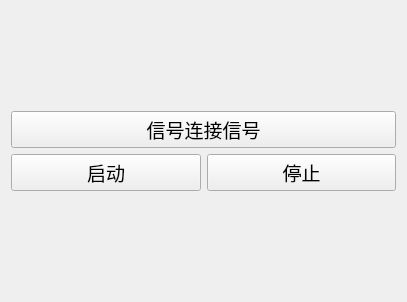
<?xml version="1.0" encoding="UTF-8"?>
<ui version="4.0">
 <class>MyWidget</class>
 <widget class="QWidget" name="MyWidget">
  <property name="geometry">
   <rect>
    <x>0</x>
    <y>0</y>
    <width>407</width>
    <height>302</height>
   </rect>
  </property>
  <property name="windowTitle">
   <string>MyWidget</string>
  </property>
  <layout class="QVBoxLayout" name="verticalLayout">
   <item>
    <spacer name="verticalSpacer">
     <property name="orientation">
      <enum>Qt::Orientation::Vertical</enum>
     </property>
     <property name="sizeHint" stdset="0">
      <size>
       <width>20</width>
       <height>40</height>
      </size>
     </property>
    </spacer>
   </item>
   <item>
    <widget class="QPushButton" name="btnSginal2Signal">
     <property name="font">
      <font>
       <pointsize>14</pointsize>
      </font>
     </property>
     <property name="text">
      <string>信号连接信号</string>
     </property>
    </widget>
   </item>
   <item>
    <layout class="QHBoxLayout" name="horizontalLayout">
     <item>
      <widget class="QPushButton" name="btnStart">
       <property name="font">
        <font>
         <pointsize>14</pointsize>
        </font>
       </property>
       <property name="text">
        <string>启动</string>
       </property>
      </widget>
     </item>
     <item>
      <widget class="QPushButton" name="btnStop">
       <property name="font">
        <font>
         <pointsize>14</pointsize>
        </font>
       </property>
       <property name="text">
        <string>停止</string>
       </property>
      </widget>
     </item>
    </layout>
   </item>
   <item>
    <spacer name="verticalSpacer_2">
     <property name="orientation">
      <enum>Qt::Orientation::Vertical</enum>
     </property>
     <property name="sizeHint" stdset="0">
      <size>
       <width>20</width>
       <height>40</height>
      </size>
     </property>
    </spacer>
   </item>
  </layout>
 </widget>
 <resources/>
 <connections/>
</ui>
